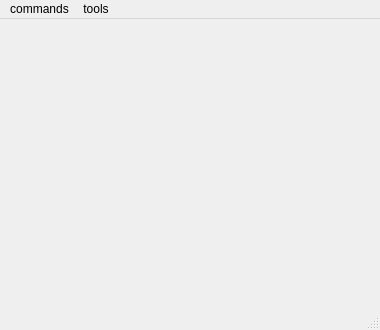
<?xml version="1.0" encoding="UTF-8"?>
<ui version="4.0">
 <class>ui</class>
 <widget class="QMainWindow" name="ui">
  <property name="geometry">
   <rect>
    <x>0</x>
    <y>0</y>
    <width>380</width>
    <height>330</height>
   </rect>
  </property>
  <property name="windowTitle">
   <string>drc</string>
  </property>
  <property name="windowIcon">
   <iconset>
    <normaloff>:/icon_main</normaloff>:/icon_main</iconset>
  </property>
  <widget class="QWidget" name="centralWidget">
   <layout class="QVBoxLayout" name="verticalLayout">
    <property name="spacing">
     <number>0</number>
    </property>
    <property name="leftMargin">
     <number>0</number>
    </property>
    <property name="topMargin">
     <number>0</number>
    </property>
    <property name="rightMargin">
     <number>0</number>
    </property>
    <property name="bottomMargin">
     <number>0</number>
    </property>
   </layout>
  </widget>
  <widget class="QStatusBar" name="statusBar"/>
  <widget class="QMenuBar" name="menuBar">
   <property name="geometry">
    <rect>
     <x>0</x>
     <y>0</y>
     <width>380</width>
     <height>21</height>
    </rect>
   </property>
   <widget class="QMenu" name="menuTools">
    <property name="title">
     <string>tools</string>
    </property>
    <addaction name="actionLog"/>
   </widget>
   <widget class="QMenu" name="menuCommands">
    <property name="title">
     <string>commands</string>
    </property>
    <addaction name="actionToggle_State"/>
   </widget>
   <addaction name="menuCommands"/>
   <addaction name="menuTools"/>
  </widget>
  <action name="actionLog">
   <property name="text">
    <string>log</string>
   </property>
   <property name="shortcut">
    <string>Ctrl+L</string>
   </property>
  </action>
  <action name="actionToggle_State">
   <property name="text">
    <string>toggle State</string>
   </property>
   <property name="shortcut">
    <string>Ctrl+T</string>
   </property>
  </action>
 </widget>
 <layoutdefault spacing="6" margin="11"/>
 <resources>
  <include location="frontend.qrc"/>
 </resources>
 <connections/>
</ui>
